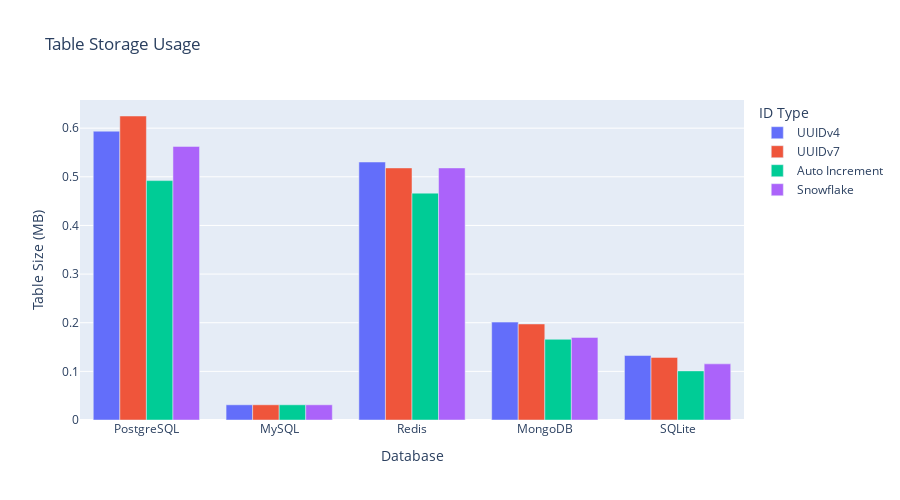

Notebook source saved alongside this figure:
### Markdown cell above
**考察:**  
PostgreSQLとMySQLではUUIDv4のインデックスサイズが最も大きく、ページ分割とランダム性がストレージ効率に影響を与える。UUIDv7とSnowflakeはサイズが抑えられ、索引のキャッシュ効率が改善している。RedisとSQLiteはメモリ／ファイル構造の都合で差分が小さい。

### Code cell
fig_table_size = px.bar(
    table_comparison_df,
    x="database",
    y="table_size_mb",
    color="id_type",
    barmode="group",
    title="Table Storage Usage",
    labels={"database": "Database", "table_size_mb": "Table Size (MB)", "id_type": "ID Type"},
    height=500,
)
fig_table_size.show()

### Figure 1 — Plotly figure (JSON) as saved in the notebook; plotly's stock layout.template omitted (floating-point values rounded to 4 significant figures)
{"data": [{"alignmentgroup": "True", "hovertemplate": "ID Type=UUIDv4<br>Database=%{x}<br>Table Size (MB)=%{y}<extra></extra>", "legendgroup": "UUIDv4", "marker": {"color": "#636efa", "pattern": {"shape": ""}}, "name": "UUIDv4", "offsetgroup": "UUIDv4", "orientation": "v", "showlegend": true, "textposition": "auto", "type": "bar", "x": ["PostgreSQL", "MySQL", "Redis", "MongoDB", "SQLite"], "xaxis": "x", "y": [0.5938, 0.03125, 0.5304, 0.2012, 0.1326], "yaxis": "y"}, {"alignmentgroup": "True", "hovertemplate": "ID Type=UUIDv7<br>Database=%{x}<br>Table Size (MB)=%{y}<extra></extra>", "legendgroup": "UUIDv7", "marker": {"color": "#EF553B", "pattern": {"shape": ""}}, "name": "UUIDv7", "offsetgroup": "UUIDv7", "orientation": "v", "showlegend": true, "textposition": "auto", "type": "bar", "x": ["PostgreSQL", "MySQL", "Redis", "MongoDB", "SQLite"], "xaxis": "x", "y": [0.625, 0.03125, 0.5182, 0.1974, 0.1287], "yaxis": "y"}, {"alignmentgroup": "True", "hovertemplate": "ID Type=Auto Increment<br>Database=%{x}<br>Table Size (MB)=%{y}<extra></extra>", "legendgroup": "Auto Increment", "marker": {"color": "#00cc96", "pattern": {"shape": ""}}, "name": "Auto Increment", "offsetgroup": "Auto Increment", "orientation": "v", "showlegend": true, "textposition": "auto", "type": "bar", "x": ["PostgreSQL", "MySQL", "Redis", "MongoDB", "SQLite"], "xaxis": "x", "y": [0.4922, 0.03125, 0.4664, 0.1659, 0.101], "yaxis": "y"}, {"alignmentgroup": "True", "hovertemplate": "ID Type=Snowflake<br>Database=%{x}<br>Table Size (MB)=%{y}<extra></extra>", "legendgroup": "Snowflake", "marker": {"color": "#ab63fa", "pattern": {"shape": ""}}, "name": "Snowflake", "offsetgroup": "Snowflake", "orientation": "v", "showlegend": true, "textposition": "auto", "type": "bar", "x": ["PostgreSQL", "MySQL", "Redis", "MongoDB", "SQLite"], "xaxis": "x", "y": [0.5625, 0.03125, 0.5182, 0.1698, 0.1154], "yaxis": "y"}], "layout": {"barmode": "group", "height": 500, "legend": {"title": {"text": "ID Type"}, "tracegroupgap": 0}, "title": {"text": "Table Storage Usage"}, "xaxis": {"anchor": "y", "domain": [0, 1], "title": {"text": "Database"}}, "yaxis": {"anchor": "x", "domain": [0, 1], "title": {"text": "Table Size (MB)"}}}}
